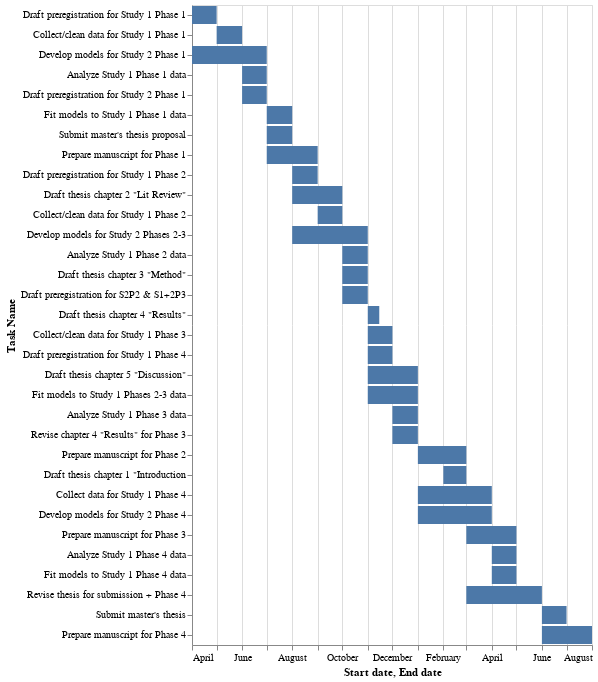

Here is the notebook cell this chart was saved with:
### Code cell
import pandas as pd
import numpy as np
import altair as alt
# alt.renderers.enable('notebook') # if in jupyter

df = pd.read_csv("gantt.csv")
df["Start date"] = pd.to_datetime(df["Start date"])
df["End date"] = pd.to_datetime(df["End date"])

chart = alt.Chart(df).mark_bar().encode(
    x='Start date',
    x2='End date',
    y=alt.Y('Task Name', 
            sort=list(df.sort_values(["End date", "Start date"])
                                    ["Task Name"])), # Custom sorting
)

chart

### Figure 1 — Vega-Lite specification as saved in the notebook (floating-point values rounded to 4 significant figures)
{"config": {"view": {"continuousWidth": 400, "continuousHeight": 300}}, "data": {"name": "data-6b48f3ba69ba9b194045264dc1d33cea"}, "mark": "bar", "encoding": {"x": {"type": "temporal", "field": "Start date"}, "x2": {"field": "End date"}, "y": {"type": "nominal", "field": "Task Name", "sort": ["Draft preregistration for Study 1 Phase 1", "Collect/clean data for Study 1 Phase 1", "Develop models for Study 2 Phase 1", "Analyze Study 1 Phase 1 data", "Draft preregistration for Study 2 Phase 1", "Fit models to Study 1 Phase 1 data", "Submit master's thesis proposal", "Prepare manuscript for Phase 1", "Draft preregistration for Study 1 Phase 2", "Draft thesis chapter 2 \"Lit Review\"", "Collect/clean data for Study 1 Phase 2", "Develop models for Study 2 Phases 2-3", "Analyze Study 1 Phase 2 data", "Draft thesis chapter 3 \"Method\"", "Draft preregistration for S2P2 & S1+2P3", "Draft thesis chapter 4 \"Results\"", "Collect/clean data for Study 1 Phase 3", "Draft preregistration for Study 1 Phase 4", "Draft thesis chapter 5 \"Discussion\"", "Fit models to Study 1 Phases 2-3 data", "Analyze Study 1 Phase 3 data", "Revise chapter 4 \"Results\" for Phase 3", "Prepare manuscript for Phase 2", "Draft thesis chapter 1 \"Introduction", "Collect data for Study 1 Phase 4", "Develop models for Study 2 Phase 4", "Prepare manuscript for Phase 3", "Analyze Study 1 Phase 4 data", "Fit models to Study 1 Phase 4 data", "Revise thesis for submission + Phase 4", "Submit master's thesis", "Prepare manuscript for Phase 4"]}}, "$schema": "https://vega.github.io/schema/vega-lite/v4.8.1.json", "datasets": {"data-6b48f3ba69ba9b194045264dc1d33cea": [{"Task Name": "Draft preregistration for Study 1 Phase 1", "Start date": "2021-04-01T00:00:00", "End date": "2021-05-01T00:00:00"}, {"Task Name": "Develop models for Study 2 Phase 1", "Start date": "2021-04-01T00:00:00", "End date": "2021-07-01T00:00:00"}, {"Task Name": "Collect/clean data for Study 1 Phase 1", "Start date": "2021-05-01T00:00:00", "End date": "2021-06-01T00:00:00"}, {"Task Name": "Analyze Study 1 Phase 1 data", "Start date": "2021-06-01T00:00:00", "End date": "2021-07-01T00:00:00"}, {"Task Name": "Draft preregistration for Study 2 Phase 1", "Start date": "2021-06-01T00:00:00", "End date": "2021-07-01T00:00:00"}, {"Task Name": "Fit models to Study 1 Phase 1 data", "Start date": "2021-07-01T00:00:00", "End date": "2021-08-01T00:00:00"}, {"Task Name": "Prepare manuscript for Phase 1", "Start date": "2021-07-01T00:00:00", "End date": "2021-09-01T00:00:00"}, {"Task Name": "Submit master's thesis proposal", "Start date": "2021-07-01T00:00:00", "End date": "2021-08-01T00:00:00"}, {"Task Name": "Draft preregistration for Study 1 Phase 2", "Start date": "2021-08-01T00:00:00", "End date": "2021-09-01T00:00:00"}, {"Task Name": "Draft thesis chapter 2 \"Lit Review\"", "Start date": "2021-08-01T00:00:00", "End date": "2021-10-01T00:00:00"}, {"Task Name": "Develop models for Study 2 Phases 2-3", "Start date": "2021-08-01T00:00:00", "End date": "2021-11-01T00:00:00"}, {"Task Name": "Collect/clean data for Study 1 Phase 2", "Start date": "2021-09-01T00:00:00", "End date": "2021-10-01T00:00:00"}, {"Task Name": "Analyze Study 1 Phase 2 data", "Start date": "2021-10-01T00:00:00", "End date": "2021-11-01T00:00:00"}, {"Task Name": "Draft thesis chapter 3 \"Method\"", "Start date": "2021-10-01T00:00:00", "End date": "2021-11-01T00:00:00"}, {"Task Name": "Draft preregistration for S2P2 & S1+2P3", "Start date": "2021-10-01T00:00:00", "End date": "2021-11-01T00:00:00"}, {"Task Name": "Collect/clean data for Study 1 Phase 3", "Start date": "2021-11-01T00:00:00", "End date": "2021-12-01T00:00:00"}, {"Task Name": "Draft thesis chapter 4 \"Results\"", "Start date": "2021-11-01T00:00:00", "End date": "2021-11-15T00:00:00"}, {"Task Name": "Draft preregistration for Study 1 Phase 4", "Start date": "2021-11-01T00:00:00", "End date": "2021-12-01T00:00:00"}, {"Task Name": "Draft thesis chapter 5 \"Discussion\"", "Start date": "2021-11-01T00:00:00", "End date": "2022-01-01T00:00:00"}, {"Task Name": "Fit models to Study 1 Phases 2-3 data", "Start date": "2021-11-01T00:00:00", "End date": "2022-01-01T00:00:00"}, {"Task Name": "Analyze Study 1 Phase 3 data", "Start date": "2021-12-01T00:00:00", "End date": "2022-01-01T00:00:00"}, {"Task Name": "Revise chapter 4 \"Results\" for Phase 3", "Start date": "2021-12-01T00:00:00", "End date": "2022-01-01T00:00:00"}, {"Task Name": "Collect data for Study 1 Phase 4", "Start date": "2022-01-01T00:00:00", "End date": "2022-04-01T00:00:00"}, {"Task Name": "Develop models for Study 2 Phase 4", "Start date": "2022-01-01T00:00:00", "End date": "2022-04-01T00:00:00"}, {"Task Name": "Prepare manuscript for Phase 2", "Start date": "2022-01-01T00:00:00", "End date": "2022-03-01T00:00:00"}, {"Task Name": "Draft thesis chapter 1 \"Introduction", "Start date": "2022-02-01T00:00:00", "End date": "2022-03-01T00:00:00"}, {"Task Name": "Revise thesis for submission + Phase 4", "Start date": "2022-03-01T00:00:00", "End date": "2022-06-01T00:00:00"}, {"Task Name": "Prepare manuscript for Phase 3", "Start date": "2022-03-01T00:00:00", "End date": "2022-05-01T00:00:00"}, {"Task Name": "Analyze Study 1 Phase 4 data", "Start date": "2022-04-01T00:00:00", "End date": "2022-05-01T00:00:00"}, {"Task Name": "Fit models to Study 1 Phase 4 data", "Start date": "2022-04-01T00:00:00", "End date": "2022-05-01T00:00:00"}, {"Task Name": "Submit master's thesis", "Start date": "2022-06-01T00:00:00", "End date": "2022-07-01T00:00:00"}, {"Task Name": "Prepare manuscript for Phase 4", "Start date": "2022-06-01T00:00:00", "End date": "2022-08-01T00:00:00"}]}}
